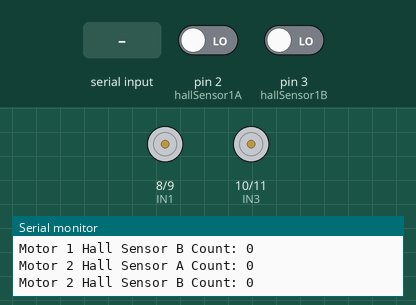
Simulated run of this sketch. Board: Arduino Uno, built with avr-gcc and run on an emulated ATmega328P. On the bench: motor-driver pin pairs drawn as motors (green arrow = first pin HIGH = forward, orange = second pin HIGH = backward, longer = more drive, scaled by the enable pin), the last lines printed to the serial monitor. The inputs (shaded band) are chosen by the test bench; at power-on: pin 2 (hallSensor1A) LOW, pin 3 (hallSensor1B) LOW.

Above: at 1.2 s.
1.3 s: "90,45\n" received over Serial
At 3.2 s:
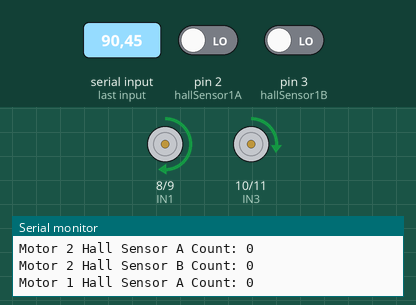
3.6 s: "30,150\n" received over Serial
At 4.8 s:
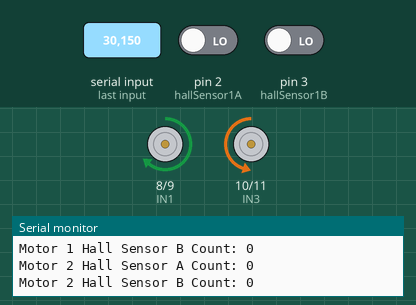
5.7 s: "5\n" received over Serial
At 7.5 s:
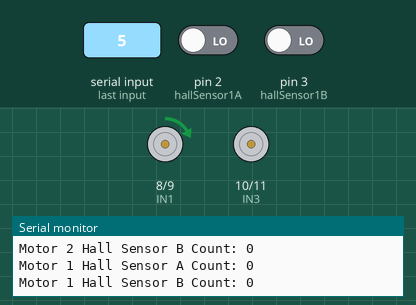
7.8 s: "90\n" received over Serial
At 9.1 s:
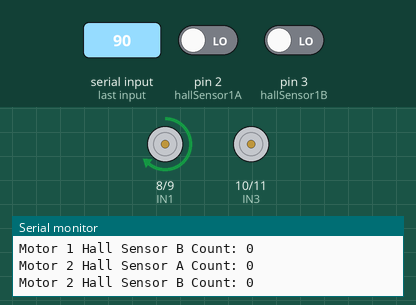
10.0 s: "200\n" received over Serial
At 11.8 s:
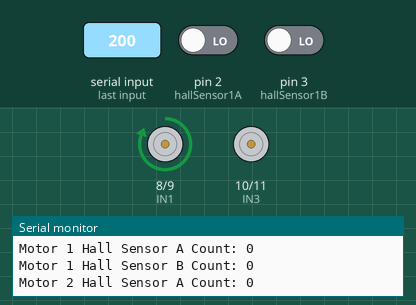
12.1 s: "1,90\n" received over Serial
At 13.5 s:
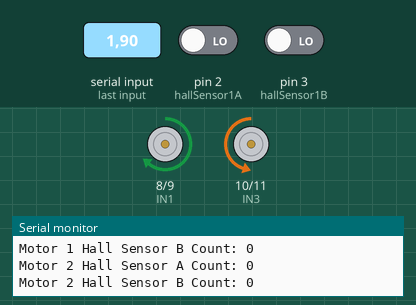
Timing chart, 0 to 15.1 s (numbered marks = the images above; inputs shaded):
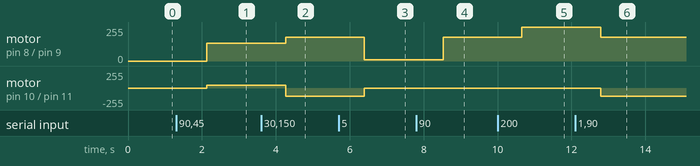

The sketch:

motorControl.ino
```cpp
#include <Arduino.h>

// Motor A (Right) pins
const int ENA = 5;  // Enable pin for motor A (PWM)
const int IN1 = 8;  // Control pin 1 for motor A
const int IN2 = 9;  // Control pin 2 for motor A

// Motor B (Left) pins
const int ENB = 6;  // Enable pin for motor B (PWM)
const int IN3 = 10; // Control pin 1 for motor B
const int IN4 = 11; // Control pin 2 for motor B

// Hall sensor pins
const int hallSensor1A = 2; // Hall sensor A for motor 1
const int hallSensor1B = 3; // Hall sensor B for motor 1
const int hallSensor2A = 4; // Hall sensor A for motor 2
const int hallSensor2B = 5; // Hall sensor B for motor 2

// Encoder counters
volatile long hallCount1A = 0;
volatile long hallCount1B = 0;
volatile long hallCount2A = 0;
volatile long hallCount2B = 0;

// Interrupt service routines
void hallSensor1A_ISR() {
  hallCount1A++;
}

void hallSensor1B_ISR() {
  hallCount1B++;
}

void hallSensor2A_ISR() {
  hallCount2A++;
}

void hallSensor2B_ISR() {
  hallCount2B++;
}

// Function to set motor speed and direction
void setMotorSpeed(int enablePin, int in1Pin, int in2Pin, float speed) {
  // Constrain speed to valid range
  speed = constrain(speed, -255, 255);

  if (speed > 0) {
    digitalWrite(in1Pin, HIGH);
    digitalWrite(in2Pin, LOW);
  } else if (speed < 0) {
    digitalWrite(in1Pin, LOW);
    digitalWrite(in2Pin, HIGH);
  } else {
    digitalWrite(in1Pin, LOW);
    digitalWrite(in2Pin, LOW);
  }
  analogWrite(enablePin, abs(speed));
}

void setup() {
  // Set all the motor control pins to outputs
  pinMode(ENA, OUTPUT);
  pinMode(IN1, OUTPUT);
  pinMode(IN2, OUTPUT);
  pinMode(ENB, OUTPUT);
  pinMode(IN3, OUTPUT);
  pinMode(IN4, OUTPUT);

  // Initialize motors to off
  digitalWrite(ENA, LOW);
  digitalWrite(ENB, LOW);

  // Set Hall sensor pins to inputs
  pinMode(hallSensor1A, INPUT);
  pinMode(hallSensor1B, INPUT);
  pinMode(hallSensor2A, INPUT);
  pinMode(hallSensor2B, INPUT);

  // Attach interrupts to Hall sensor pins
  attachInterrupt(digitalPinToInterrupt(hallSensor1A), hallSensor1A_ISR, RISING);
  attachInterrupt(digitalPinToInterrupt(hallSensor1B), hallSensor1B_ISR, RISING);
  attachInterrupt(digitalPinToInterrupt(hallSensor2A), hallSensor2A_ISR, RISING);
  attachInterrupt(digitalPinToInterrupt(hallSensor2B), hallSensor2B_ISR, RISING);

  // Initialize serial communication
  Serial.begin(9600);
}

void loop() {
  if (Serial.available() > 0) {
    // Read the command from the serial port
    String command = Serial.readStringUntil('\n');
    float linear = command.substring(0, command.indexOf(',')).toFloat();
    float angular = command.substring(command.indexOf(',') + 1).toFloat();

    // Calculate motor speeds
    float rightSpeed = linear + angular;
    float leftSpeed = linear - angular;

    // Set motor speeds
    setMotorSpeed(ENA, IN1, IN2, rightSpeed);
    setMotorSpeed(ENB, IN3, IN4, leftSpeed);
  }

  // Print Hall sensor counts for debugging
  Serial.print("Motor 1 Hall Sensor A Count: ");
  Serial.println(hallCount1A);
  Serial.print("Motor 1 Hall Sensor B Count: ");
  Serial.println(hallCount1B);
  Serial.print("Motor 2 Hall Sensor A Count: ");
  Serial.println(hallCount2A);
  Serial.print("Motor 2 Hall Sensor B Count: ");
  Serial.println(hallCount2B);

  delay(1000); // Adjust the delay as needed
}
```

Measured:
- after the input at 1.3 s, motor on pin 8 (IN1) / pin 9 (IN2): stopped → forward 135/255 after 0.83 s; motor on pin 10 (IN3) / pin 11 (IN4): stopped → forward 45/255 after 0.83 s
- after the input at 3.6 s, motor on pin 8 (IN1) / pin 9 (IN2): forward 135/255 → forward 180/255 after 0.66 s; motor on pin 10 (IN3) / pin 11 (IN4): forward 45/255 → backward 120/255 after 0.66 s
- after the input at 5.7 s, motor on pin 8 (IN1) / pin 9 (IN2): forward 180/255 → forward 10/255 after 0.70 s; motor on pin 10 (IN3) / pin 11 (IN4): backward 120/255 → stopped after 0.70 s
- after the input at 7.8 s, motor on pin 8 (IN1) / pin 9 (IN2): forward 10/255 → forward 180/255 after 0.73 s
- after the input at 10.0 s, motor on pin 8 (IN1) / pin 9 (IN2): forward 180/255 → forward 255/255 after 0.66 s
- after the input at 12.1 s, motor on pin 8 (IN1) / pin 9 (IN2): forward 255/255 → forward 180/255 after 0.69 s; motor on pin 10 (IN3) / pin 11 (IN4): stopped → backward 120/255 after 0.69 s
